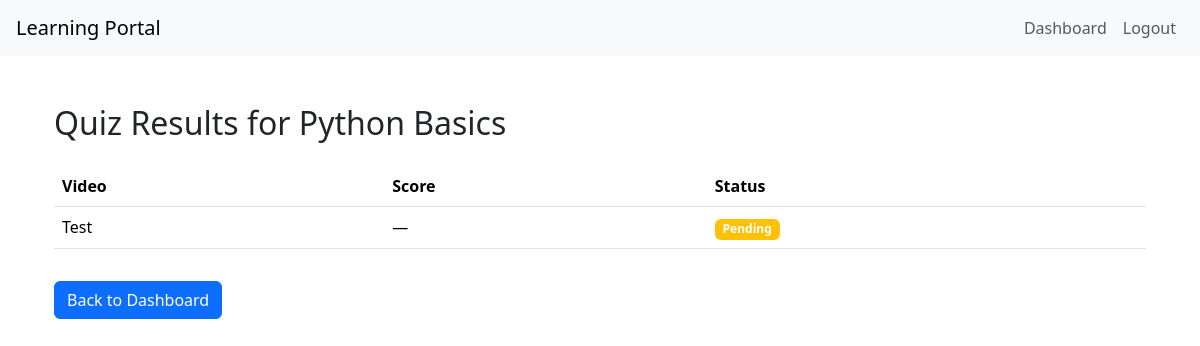
Page /quiz-results/1/ (signed in) on the earlier database version.
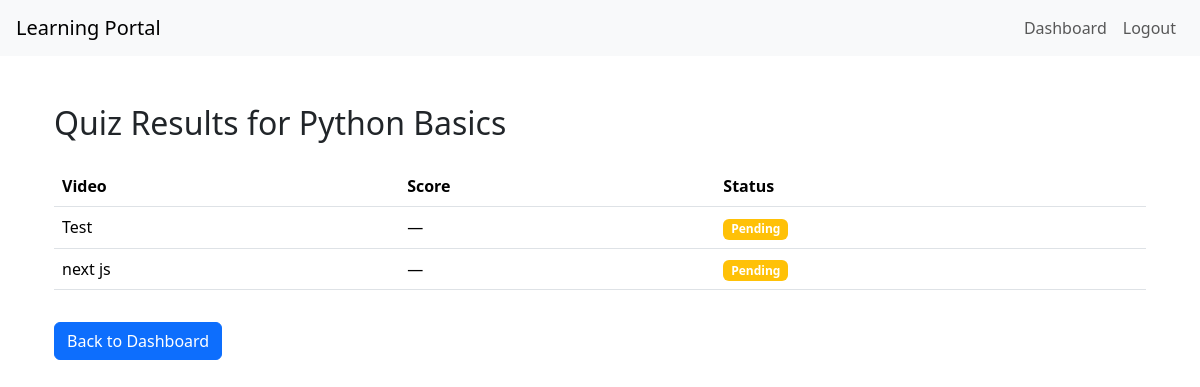
Same page on the later database version.
### main/models.py (models this page shows, shortened)
class Video(models.Model):
    product = models.ForeignKey(Product, on_delete=models.CASCADE, related_name='videos')
    title = models.CharField(max_length=100)
    youtube_url = models.URLField()
    order = models.PositiveIntegerField(default=0)

### main/views.py (the view)
# urls.py: path('quiz-results/<int:product_id>/', views.quiz_results_view, name='quiz_results'),
@login_required
def quiz_results_view(request, product_id):
    product = get_object_or_404(Product, id=product_id)
    videos = product.videos.all()
    results = []
    for video in videos:
        submission = QuizSubmission.objects.filter(user=request.user, video=video).first()
        results.append({
            'video': video,
            'score': submission.score if submission else None,
            'submitted': submission is not None
        })
    return render(request, 'quiz_results.html', {
        'product': product,
        'results': results
    })

### main/templates/quiz_results.html
{% extends "base.html" %}
{% block content %}
<div class="container mt-5">
    <h2>Quiz Results for {{ product.title }}</h2>
    <table class="table mt-4">
        <thead>
            <tr>
                <th>Video</th>
                <th>Score</th>
                <th>Status</th>
            </tr>
        </thead>
        <tbody>
            {% for item in results %}
            <tr>
                <td>{{ item.video.title }}</td>
                <td>
                    {% if item.submitted %}
                        {{ item.score }}
                    {% else %}
                        —
                    {% endif %}
                </td>
                <td>
                    {% if item.submitted %}
                        <span class="badge bg-success">Submitted</span>
                    {% else %}
                        <span class="badge bg-warning">Pending</span>
                    {% endif %}
                </td>
            </tr>
            {% endfor %}
        </tbody>
    </table>
    <a href="{% url 'dashboard' %}" class="btn btn-primary mt-3">Back to Dashboard</a>
</div>
{% endblock %}

Differences in the rows shown:
added Video: video "next js"
